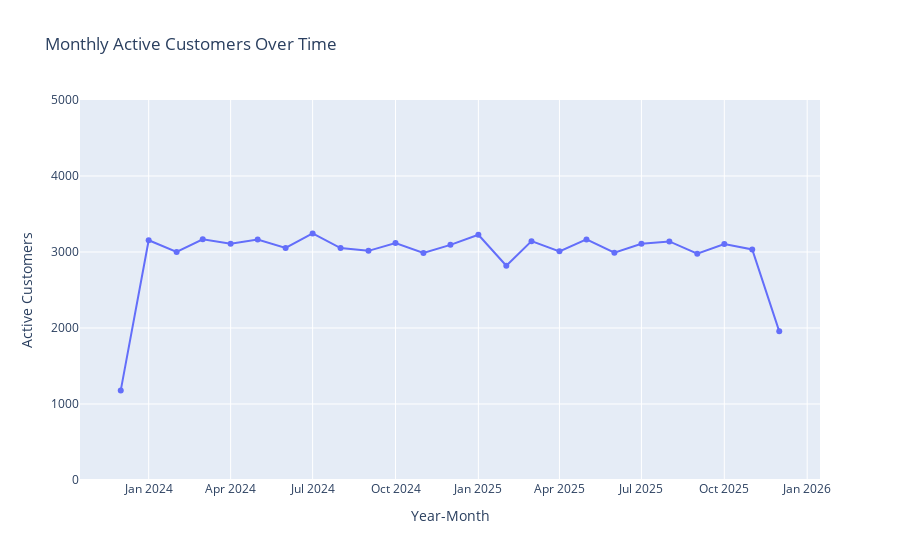

Notebook source saved alongside this figure:
### Code cell
fig_line = px.line(
    monthly_active,
    x="year_month",
    y="active_customers",
    title="Monthly Active Customers Over Time",
    labels={"year_month": "Year-Month", "active_customers": "Active Customers"},
    markers=True
)
fig_line.update_yaxes(range=[0, 5000])
fig_line.show()

### Figure 1 — Plotly figure (JSON) as saved in the notebook; plotly's stock layout.template omitted (floating-point values rounded to 4 significant figures)
{"data": [{"hovertemplate": "Year-Month=%{x}<br>Active Customers=%{y}<extra></extra>", "legendgroup": "", "line": {"color": "#636efa", "dash": "solid"}, "marker": {"symbol": "circle"}, "mode": "lines+markers", "name": "", "orientation": "v", "showlegend": false, "type": "scatter", "x": [null, "2023-12", "2024-01", "2024-02", "2024-03", "2024-04", "2024-05", "2024-06", "2024-07", "2024-08", "2024-09", "2024-10", "2024-11", "2024-12", "2025-01", "2025-02", "2025-03", "2025-04", "2025-05", "2025-06", "2025-07", "2025-08", "2025-09", "2025-10", "2025-11", "2025-12"], "xaxis": "x", "y": [18251, 1179, 3155, 3001, 3168, 3110, 3164, 3054, 3244, 3052, 3015, 3117, 2988, 3094, 3227, 2819, 3143, 3009, 3166, 2990, 3108, 3139, 2977, 3105, 3034, 1956], "yaxis": "y"}], "layout": {"legend": {"tracegroupgap": 0}, "title": {"text": "Monthly Active Customers Over Time"}, "xaxis": {"anchor": "y", "domain": [0, 1], "title": {"text": "Year-Month"}}, "yaxis": {"anchor": "x", "domain": [0, 1], "range": [0, 5000], "title": {"text": "Active Customers"}}}}
